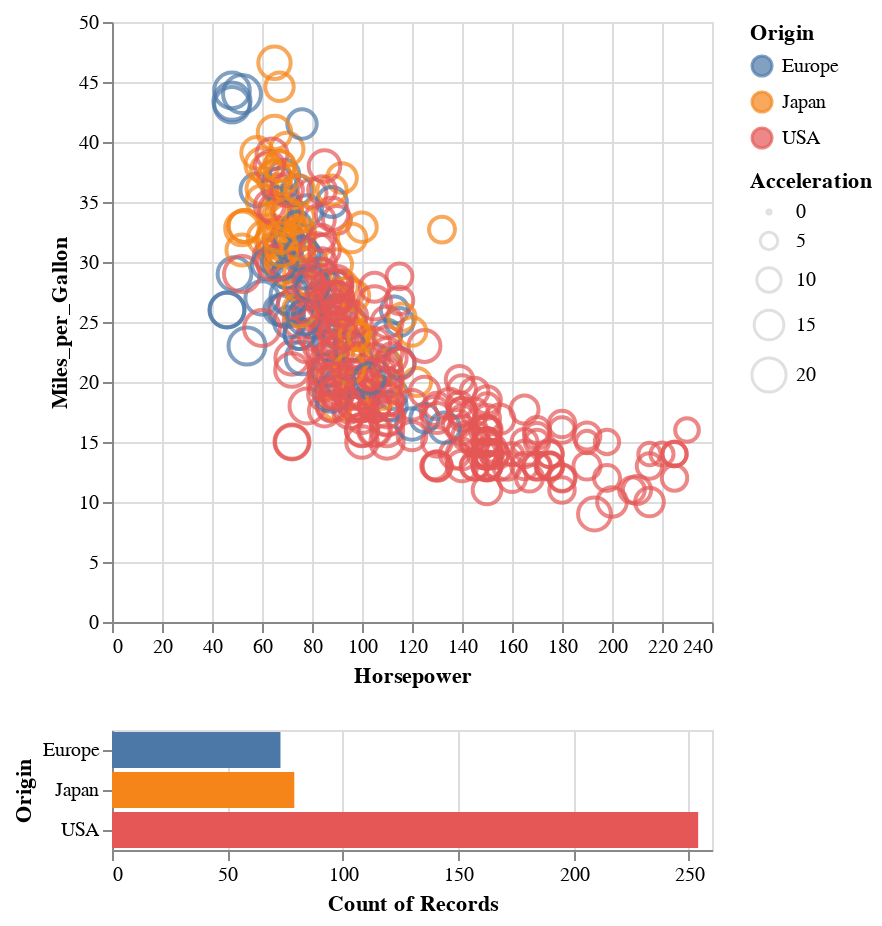

The notebook cell this image was saved under:
### Markdown cell above
We can now plot the altair example, which is fully interactive, try dragging in the plot to select cars by their horsepower.

### Code cell
#| label: horsepower
points & bars

### Figure 1 — Vega-Lite specification as saved in the notebook (floating-point values rounded to 4 significant figures; data arrays with more than 128 entries replaced by an {"elided": "..."} marker saying what was removed)
{"config": {"view": {"continuousWidth": 300, "continuousHeight": 300}}, "vconcat": [{"mark": {"type": "point"}, "encoding": {"color": {"condition": {"param": "param_1", "field": "Origin", "type": "nominal"}, "value": "lightgray"}, "size": {"field": "Acceleration", "type": "quantitative"}, "x": {"field": "Horsepower", "type": "quantitative"}, "y": {"field": "Miles_per_Gallon", "type": "quantitative"}}, "name": "view_1"}, {"mark": {"type": "bar"}, "encoding": {"color": {"field": "Origin", "type": "nominal"}, "x": {"aggregate": "count", "field": "Origin", "type": "quantitative"}, "y": {"field": "Origin", "type": "nominal"}}, "transform": [{"filter": {"param": "param_1"}}]}], "data": {"name": "data-f02450ab61490a1363517a0190416235"}, "params": [{"name": "param_1", "select": {"type": "interval", "encodings": ["x"]}, "views": ["view_1"]}], "$schema": "https://vega.github.io/schema/vega-lite/v5.14.1.json", "datasets": {"data-f02450ab61490a1363517a0190416235": {"elided": "406 records"}}}
